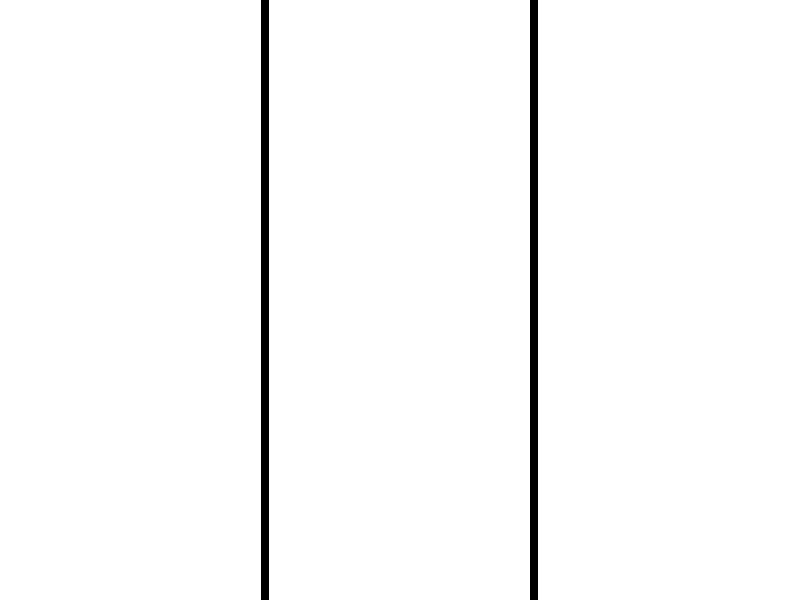
#> input picture estaciona_vazio.jpg, 800 x 600 px
$ jupyter execute --allow-errors Estacionamento.ipynb   (shell and % lines are left out)
#> lines starting #> are read from the running program, lines starting #| are printed output that depends on the picture; after the words box and inside, x2 and y2 are one past the last pixel; in counts of white or black regions, pixels touching at a corner belong together
[cell 1]
#Autor: Ricardo Antonello (ricardo@antonello.com.br | www.antonello.com.br)
import cv2
print('Versão da OpenCV: ', cv2.__version__, end='\n\n')
from matplotlib.pyplot import imshow
from matplotlib import pyplot as plt
import numpy as np

## Imagens utilizadas na verificação das vagas de estacionamento

[cell 2]
def abreImagem(i):
    i = cv2.imread(i)
    i = cv2.cvtColor(i, cv2.COLOR_BGR2RGB) # equivalente a img = imagem[:,:,::-1] # inverte de BGR para RGB
    i = i[::2,::2]
    return i
i0 = abreImagem('estaciona_vazio.jpg')
#> in abreImagem, i is the input picture: shape (600, 800, 3); min 0, max 255, mean 249.9
#> in abreImagem, `i = i[::2,::2]`:
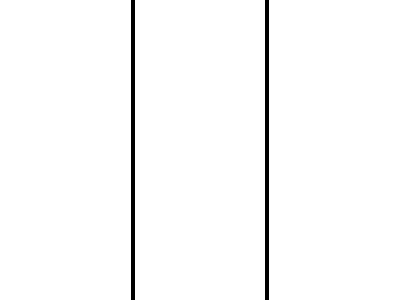
#> i: shape (300, 400, 3); 98% white; 2 black regions, box (x1, y1, x2, y2) and area: (131, 0, 135, 300) 1200, (265, 0, 269, 300) 1200
i1 = abreImagem('estaciona1.jpg')
#> call 2 of abreImagem, with i = 'estaciona1.jpg'
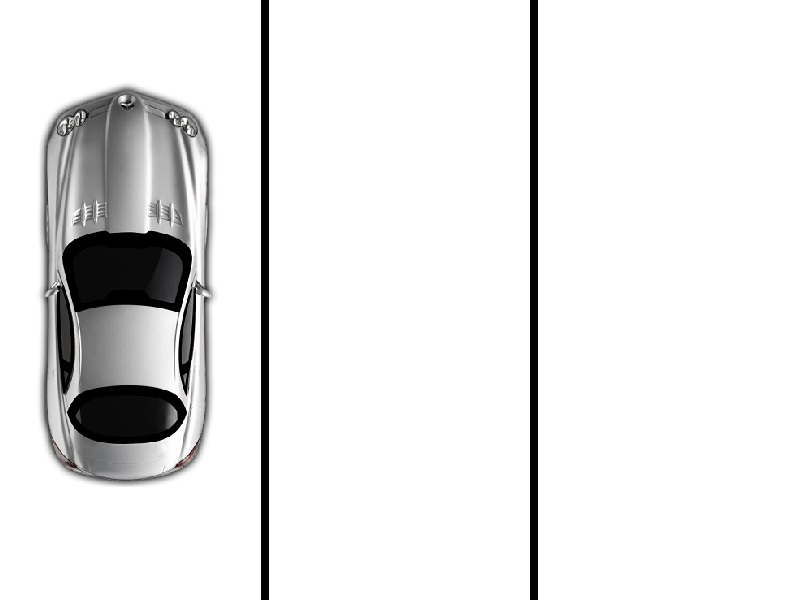
#> input picture estaciona1.jpg, 800 x 600 px
#> in abreImagem, i is the input picture: shape (600, 800, 3); mean B, G, R 232.7, 232.7, 232.7
i2 = abreImagem('estaciona2.jpg')
#> call 3 of abreImagem, with i = 'estaciona2.jpg'
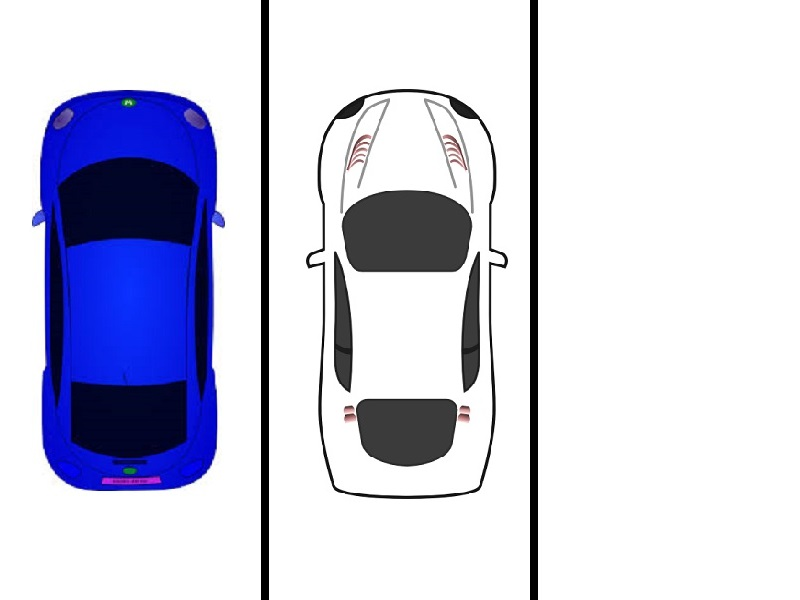
#> input picture estaciona2.jpg, 800 x 600 px
#> in abreImagem, i is the input picture: shape (600, 800, 3); mean B, G, R 225.8, 206.5, 205.3
i3 = abreImagem('estaciona3.jpg')
#> call 4 of abreImagem, with i = 'estaciona3.jpg'
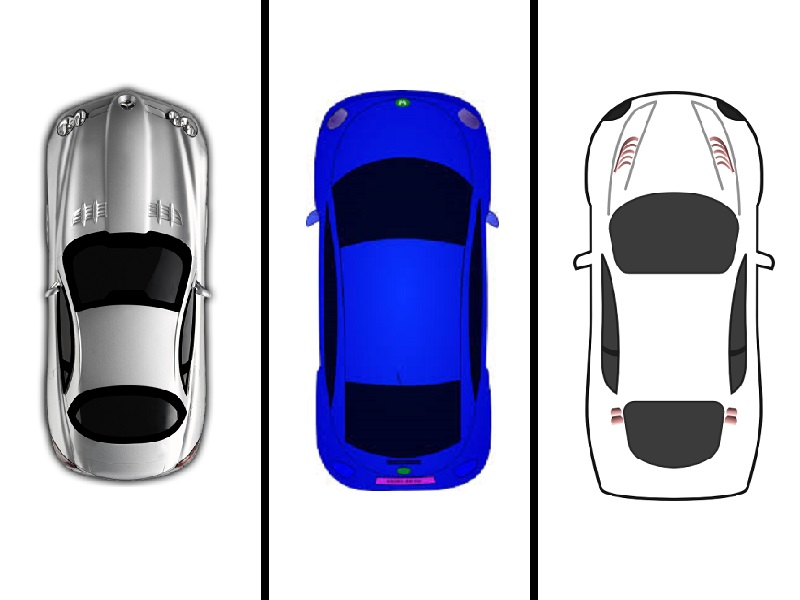
#> input picture estaciona3.jpg, 800 x 600 px
#> in abreImagem, i is the input picture: shape (600, 800, 3); mean B, G, R 208.6, 189.4, 188.1
i4 = abreImagem('estaciona4.jpg')
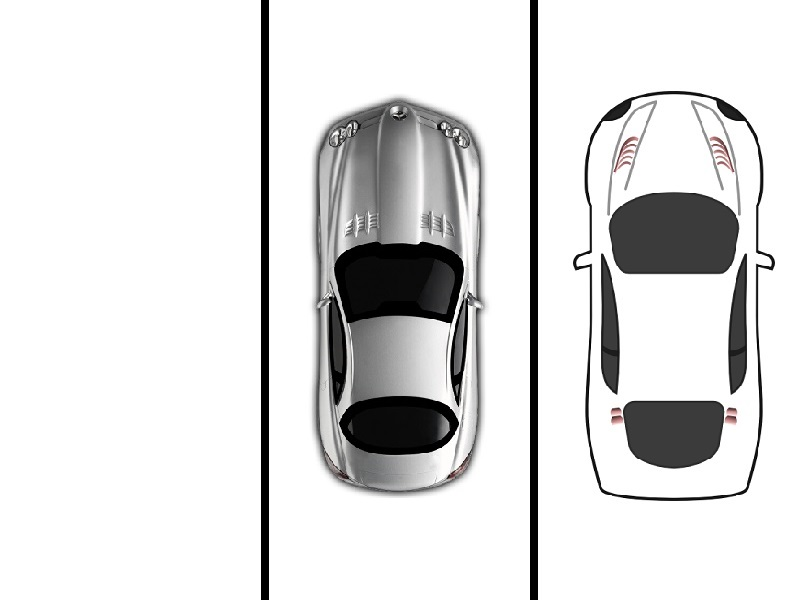
#> input picture estaciona4.jpg, 800 x 600 px
#> in abreImagem, i is the input picture: shape (600, 800, 3); mean B, G, R 222.4, 222.5, 222.6
i5 = abreImagem('estaciona5.jpg')
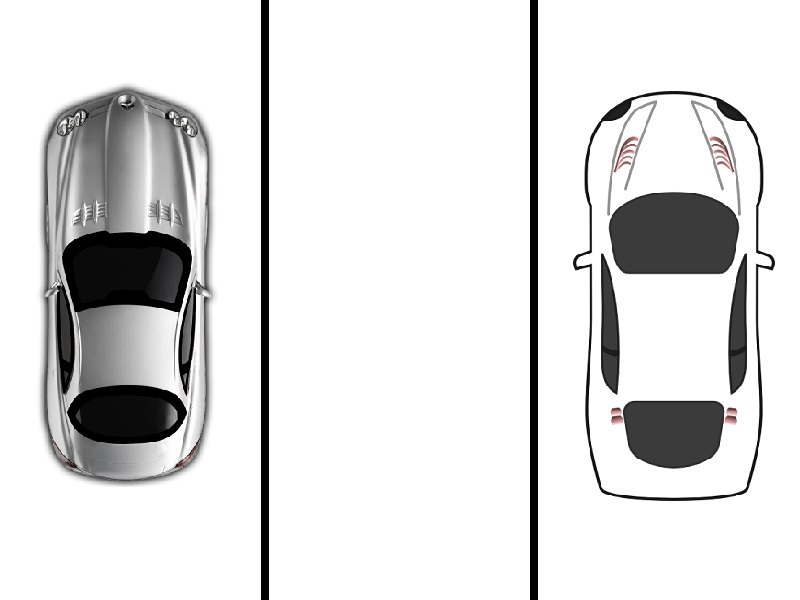
#> input picture estaciona5.jpg, 800 x 600 px
#> in abreImagem, i is the input picture: shape (600, 800, 3); mean B, G, R 222.5, 222.5, 222.6
#> in abreImagem (call 6), `i = i[::2,::2]`:
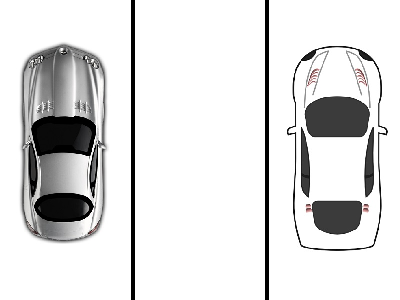
#> i: shape (300, 400, 3); mean R, G, B 222.6, 222.5, 222.5

plt.figure(figsize=(16, 10)) # LARGura e ALTura da imagem total em polegadas
plt.subplot2grid((3,3),(0,0)) #(linhas, colunas) do grid (l,c) do elemento
plt.imshow(i0, cmap='gray')
plt.subplot2grid((3,3),(0,1)) #(linhas, colunas) do grid (l,c) do elemento
plt.imshow(i1, cmap='gray')
plt.subplot2grid((3,3),(0,2)) #(linhas, colunas) do grid (l,c) do elemento
plt.imshow(i2, cmap='gray')
plt.subplot2grid((3,3),(1,0)) #(linhas, colunas) do grid (l,c) do elemento
plt.imshow(i3, cmap='gray')
plt.subplot2grid((3,3),(1,1)) #(linhas, colunas) do grid (l,c) do elemento
plt.imshow(i4, cmap='gray')
plt.subplot2grid((3,3),(1,2)) #(linhas, colunas) do grid (l,c) do elemento
plt.imshow(i5, cmap='gray')

## Função que subtrai uma imagem sobre a outra
Nesta função os valores dos pixels da imagem i2 serão subtraídos da imagem i1.
A subtração é importante para calcular corretamente a presença do veículo mesmo que o background seja diferente de branco.
Baseado na soma dos pixels da subtração é possível identifica se o veículo esta ou não na vaga de estacionamento.

[cell 3]
def verificaVagas(iA, iB):
    iA = cv2.cvtColor(iA, cv2.COLOR_RGB2GRAY) # Converte para imagem em tons de cinza
    iB = cv2.cvtColor(iB, cv2.COLOR_RGB2GRAY)
    result = iA - iB # realiza a subtração
    soma_pixels_das_colunas = [sum(x) for x in zip(*result)] # soma os valores dos pixels das colunas
    #print(soma_pixels_das_colunas)
    #As imagens possuem 400 pixels de largura portanto temos:
    # colunas analisadas para vaga1 vao da coluna 15 ate 118 e assim por diante
    soma_pixels_vaga1 = sum(1 for x in soma_pixels_das_colunas[15:118] if x>7000) # conta colunas com mais 7 mil de intensidade
    soma_pixels_vaga2 = sum(1 for x in soma_pixels_das_colunas[148:251] if x>7000) # conta colunas com mais 7 mil de intensidade
    soma_pixels_vaga3 = sum(1 for x in soma_pixels_das_colunas[281:384] if x>7000) # conta colunas com mais 7 mil de intensidade
    vaga1 = 'Ocupada' if soma_pixels_vaga1>30 else 'Livre'
    vaga2 = 'Ocupada' if soma_pixels_vaga2>30 else 'Livre'
    vaga3 = 'Ocupada' if soma_pixels_vaga3>30 else 'Livre'
    print('Situação das vagas no estacionamento')
    print('Vaga 1:', vaga1)
    print('Vaga 2:', vaga2)
    print('Vaga 3:', vaga3)

[cell 4]
def subtrai(i1, i2):
    iA = cv2.cvtColor(i1, cv2.COLOR_RGB2GRAY) # Converte para imagem em tons de cinza
    iB = cv2.cvtColor(i2, cv2.COLOR_RGB2GRAY)
    result = iA - iB # realiza a subtração
    soma_pixels_das_colunas = [sum(x) for x in zip(*result)] # soma os valores dos pixels das colunas

    #Abaixo temos o código da exibição com o matplotlib
    plt.figure(figsize=(16,4)) # LARGura e ALTura da imagem total em polegadas
    plt.subplot2grid((1,4),(0,0)) #(linhas, colunas) do grid (l,c) do elemento
    plt.title('Imagem 1')
    plt.imshow(iA, cmap='gray')
    plt.subplot2grid((1,4),(0,1)) #(linhas, colunas) do grid (l,c) do elemento
    plt.title('Imagem 2')
    plt.imshow(iB, cmap='gray')
    plt.subplot2grid((1,4),(0,2)) #(linhas, colunas) do grid (l,c) do elemento
    plt.title('Subtração')
    plt.imshow(result, cmap='gray')
    #Utilizando a função ravel() e plt.hist() para criar o histograma da imagem
    plt.subplot2grid((1,4),(0,3)) #(linhas, colunas) do grid (l,c) do elemento
    plt.title("Soma dos pixels nas colunas")
    plt.xlabel("")
    plt.ylabel("Intensidade")
    plt.plot(range(result.shape[1]), soma_pixels_das_colunas)
    plt.tight_layout(pad=0.4, w_pad=0.5, h_pad=0.5)
    verificaVagas(i1,i2)
    plt.show()

## Resultados da subtração

[cell 5]
subtrai(i0,i0)
#> in subtrai, `result = iA - iB`: result: shape (300, 400); every value is 0
#> in subtrai, `soma_pixels_das_colunas = [sum(x) for x in zip(*result)]`: soma_pixels_das_colunas = 400 values from 0 to 0
#> in verificaVagas, `soma_pixels_vaga1 = sum(1 for x in soma_pixels_das_colunas[15:118] if ..`: soma_pixels_vaga1 = 0
#> in verificaVagas, `vaga1 = 'Ocupada' if soma_pixels_vaga1>30 else 'Livre'`: vaga1 = 'Livre'
#| Vaga 1: Livre
#| Vaga 2: Livre
#| Vaga 3: Livre

[cell 6]
subtrai(i0,i1)
#| Vaga 1: Ocupada
#| Vaga 2: Livre
#| Vaga 3: Livre

### Abaixo o segundo veículo é branco, portanto, veja como a soma intensidade dos pixels é menor.

[cell 7]
subtrai(i0,i2)
#| Vaga 1: Ocupada
#| Vaga 2: Ocupada
#| Vaga 3: Livre

[cell 8]
subtrai(i0,i3)
#| Vaga 1: Ocupada
#| Vaga 2: Ocupada
#| Vaga 3: Ocupada

[cell 9]
subtrai(i0,i4)
#> in subtrai (call 5), `result = iA - iB`:
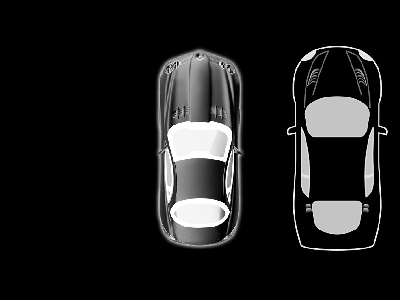
#> result: shape (300, 400); min 0, max 255, mean 27.4
#> in subtrai (call 5), `soma_pixels_das_colunas = [sum(x) for x in zip(*result)]`: soma_pixels_das_colunas = 400 values, max 34953 at index 188, min 0 at index 0, mean 8223.2
#| Vaga 1: Livre
#| Vaga 2: Ocupada
#| Vaga 3: Ocupada

[cell 10]
subtrai(i0,i5)
#> in subtrai (call 6), `result = iA - iB`:
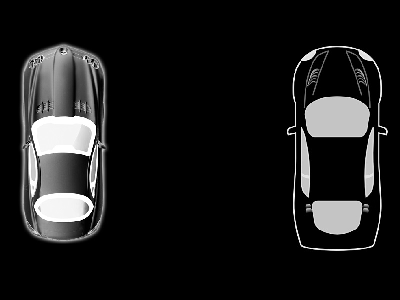
#> result: shape (300, 400); min 0, max 255, mean 27.4
#> in subtrai (call 6), `soma_pixels_das_colunas = [sum(x) for x in zip(*result)]`: soma_pixels_das_colunas = 400 values, max 34881 at index 52, min 0 at index 0, mean 8218.3
#| Vaga 1: Ocupada
#| Vaga 2: Livre
#| Vaga 3: Ocupada
#> in subtrai (call 6), `plt.show()`:
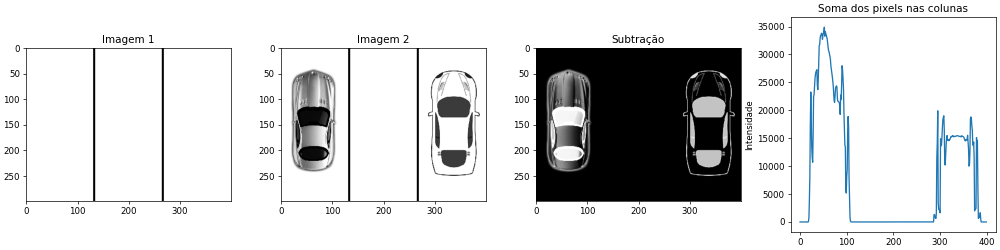
#> figure drawn by matplotlib, 4 panels; panel 4: curve peaks at x = 52, y = 34881
